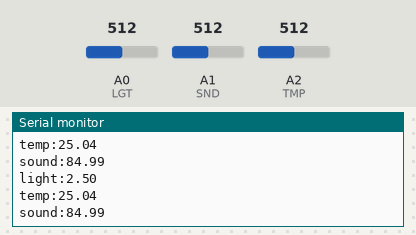
Bench run of a sketch on a simulated Arduino Uno, built with avr-gcc and run on an emulated ATmega328P. On the bench: the last lines printed to the serial monitor. Inputs (shaded band) come from the test bench; at power-on: A2 (TMP) = 512, A1 (SND) = 512, A0 (LGT) = 512.

Above: at 1.2 s.
1.3 s: A2 (TMP) set to 339
At 1.8 s:
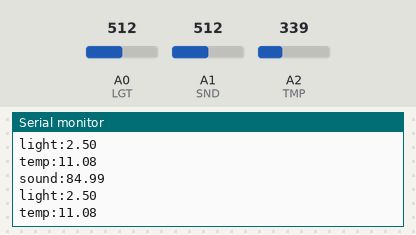
2.8 s: A2 (TMP) set to 316
At 3.7 s:
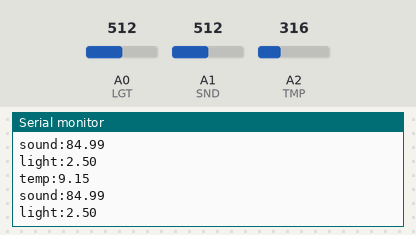
7.3 s: A1 (SND) set to 600
At 7.9 s:
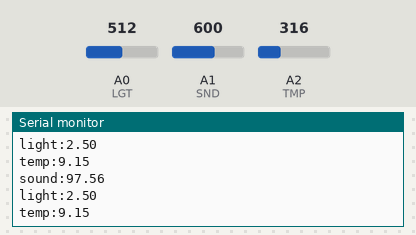
8.8 s: A1 (SND) set to 629
At 9.3 s:
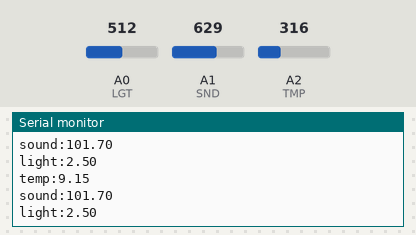
Timing chart, 0 to 11.8 s (numbered marks = the images above; inputs shaded):
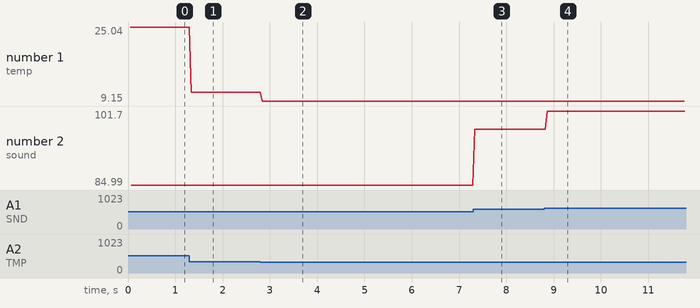

The sketch:

node6.ino
```cpp
#include <Wire.h>

const int LGT = A0; //Light Sensor
const int SND = A1; //Sound Sensor
const int TMP = A2; //Temperature Sensor

const int R0 = 100000;
const int B = 4275;

int count;
int valueLGT;
int valueTMP;
int valueSND;
float light;
float temp;
float sound;
String valueNode = "rien";

void setup()
{
    pinMode(LGT, INPUT);
    pinMode(TMP, INPUT);
    pinMode(SND, INPUT);

    count = 0;

    Serial.begin(9600);
}

void loop()
{
   if (count < 30) {
       valueLGT = analogRead(LGT);
       valueTMP = analogRead(TMP);
       valueSND = analogRead(SND);
       count++;
       delay(1);
   } else {
       light = valueLGT * 5.0 / 1023.0;
       //Send light
       Serial.print("light:");
       Serial.println(light);

       temp = (1023.0 / valueTMP - 1.0) * R0;
       temp = 1.0 / (log(temp / R0) / B + 1 / 298.15) - 273.15;
       //Send temp
       Serial.print("temp:");
       Serial.println(temp);

       sound = (valueSND + 83.2073) / 7.003;
       //Send sound
       Serial.print("sound:");
       Serial.println(sound);

       count = 0;
   }

}
```

Measured:
- the behaviour switches between 327 and 326 on A2 (TMP) (found by bisection; images 1 and 2)
- the behaviour switches between 617 and 618 on A1 (SND) (found by bisection; images 3 and 4)
- after the input at 1.3 s, the serial monitor: prints a new line at once (image 1)
- after the input at 2.8 s, the serial monitor: prints a new line at once (image 2)
- after the input at 7.3 s, the serial monitor: prints a new line at once (image 3)
- after the input at 8.8 s, the serial monitor: prints a new line after 0.07 s (image 4)
- plotted number 1: 25.04 → 11.08 after the input at 1.3 s, 11.08 → 9.15 after the input at 2.8 s
- plotted number 2: 84.99 → 97.56 after the input at 7.3 s, 97.56 → 101.7 after the input at 8.8 s
